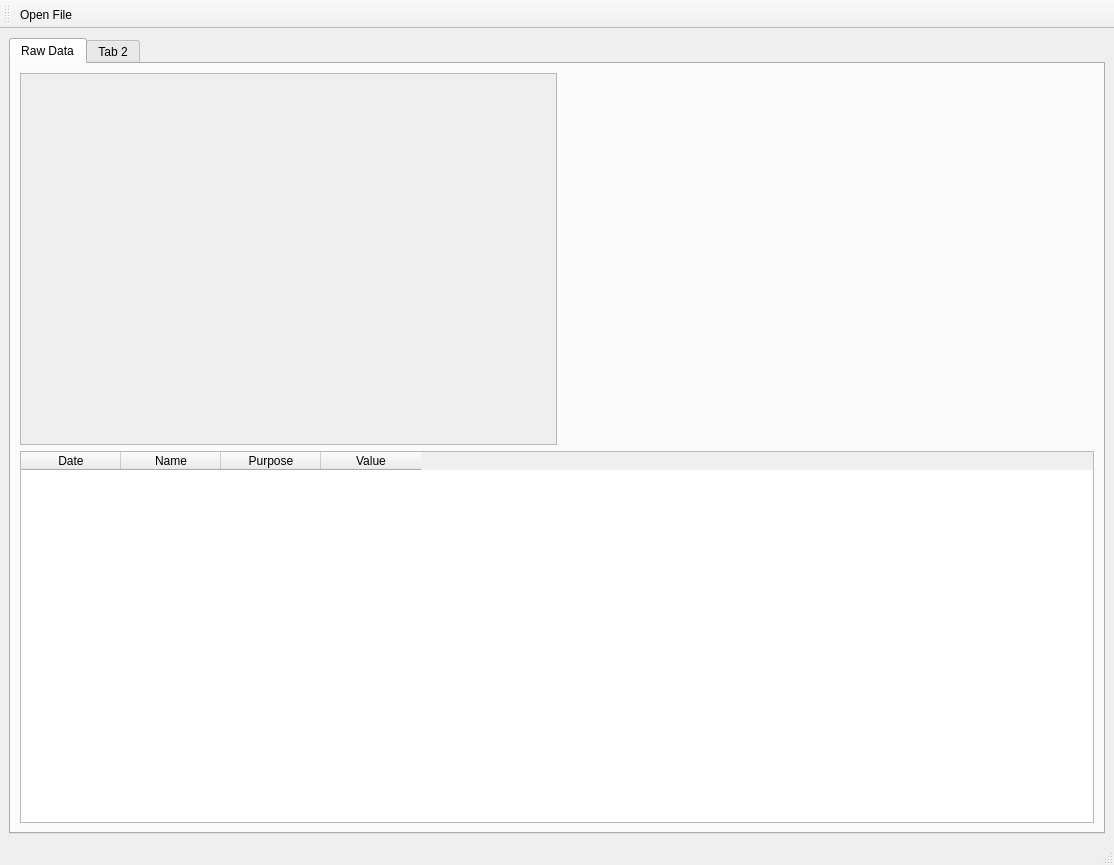
<?xml version="1.0" encoding="UTF-8"?>
<ui version="4.0">
 <class>SSKMAnalyser</class>
 <widget class="QMainWindow" name="SSKMAnalyser">
  <property name="geometry">
   <rect>
    <x>0</x>
    <y>0</y>
    <width>1114</width>
    <height>865</height>
   </rect>
  </property>
  <property name="windowTitle">
   <string>MainWindow</string>
  </property>
  <widget class="QWidget" name="centralwidget">
   <layout class="QVBoxLayout" name="verticalLayout">
    <item>
     <layout class="QVBoxLayout" name="vertLayoutMain">
      <item>
       <widget class="QTabWidget" name="tabWidget">
        <property name="currentIndex">
         <number>0</number>
        </property>
        <widget class="QWidget" name="rawDataTab">
         <attribute name="title">
          <string>Raw Data</string>
         </attribute>
         <layout class="QVBoxLayout" name="verticalLayout_3">
          <item>
           <layout class="QVBoxLayout" name="vertLayoutRawDataTab">
            <item>
             <layout class="QHBoxLayout" name="horizontalLayout">
              <item>
               <widget class="QScrollArea" name="scrollArea">
                <property name="widgetResizable">
                 <bool>true</bool>
                </property>
                <widget class="QWidget" name="scrollAreaWidgetContents">
                 <property name="geometry">
                  <rect>
                   <x>0</x>
                   <y>0</y>
                   <width>534</width>
                   <height>376</height>
                  </rect>
                 </property>
                </widget>
               </widget>
              </item>
              <item>
               <spacer name="horizontalSpacer">
                <property name="orientation">
                 <enum>Qt::Horizontal</enum>
                </property>
                <property name="sizeHint" stdset="0">
                 <size>
                  <width>40</width>
                  <height>20</height>
                 </size>
                </property>
               </spacer>
              </item>
             </layout>
            </item>
            <item>
             <widget class="QTableWidget" name="dataTable">
              <column>
               <property name="text">
                <string>Date</string>
               </property>
              </column>
              <column>
               <property name="text">
                <string>Name</string>
               </property>
              </column>
              <column>
               <property name="text">
                <string>Purpose</string>
               </property>
              </column>
              <column>
               <property name="text">
                <string>Value</string>
               </property>
              </column>
             </widget>
            </item>
           </layout>
          </item>
         </layout>
        </widget>
        <widget class="QWidget" name="tab_2">
         <attribute name="title">
          <string>Tab 2</string>
         </attribute>
        </widget>
       </widget>
      </item>
     </layout>
    </item>
   </layout>
  </widget>
  <widget class="QStatusBar" name="statusbar"/>
  <widget class="QToolBar" name="toolBar">
   <property name="windowTitle">
    <string>toolBar</string>
   </property>
   <attribute name="toolBarArea">
    <enum>TopToolBarArea</enum>
   </attribute>
   <attribute name="toolBarBreak">
    <bool>false</bool>
   </attribute>
   <addaction name="actionOpen_file"/>
  </widget>
  <action name="actionOpen_file">
   <property name="text">
    <string>Open File</string>
   </property>
  </action>
 </widget>
 <resources/>
 <connections>
  <connection>
   <sender>actionOpen_file</sender>
   <signal>triggered()</signal>
   <receiver>SSKMAnalyser</receiver>
   <slot>openFileSlot()</slot>
   <hints>
    <hint type="sourcelabel">
     <x>-1</x>
     <y>-1</y>
    </hint>
    <hint type="destinationlabel">
     <x>537</x>
     <y>395</y>
    </hint>
   </hints>
  </connection>
 </connections>
 <slots>
  <slot>openFileSlot()</slot>
 </slots>
</ui>
